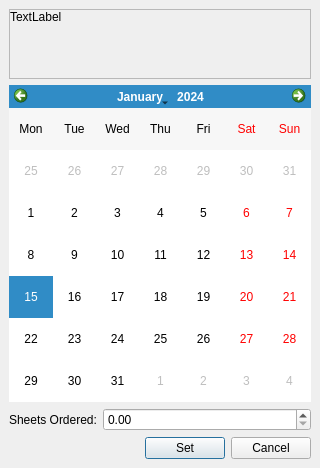
<?xml version="1.0" encoding="UTF-8"?>
<ui version="4.0">
 <class>Form</class>
 <widget class="QDialog" name="Form">
  <property name="geometry">
   <rect>
    <x>0</x>
    <y>0</y>
    <width>320</width>
    <height>468</height>
   </rect>
  </property>
  <property name="windowTitle">
   <string>Form</string>
  </property>
  <layout class="QHBoxLayout" name="horizontalLayout">
   <property name="spacing">
    <number>0</number>
   </property>
   <property name="leftMargin">
    <number>0</number>
   </property>
   <property name="topMargin">
    <number>0</number>
   </property>
   <property name="rightMargin">
    <number>0</number>
   </property>
   <property name="bottomMargin">
    <number>0</number>
   </property>
   <item>
    <widget class="QWidget" name="widget" native="true">
     <property name="contextMenuPolicy">
      <enum>Qt::ActionsContextMenu</enum>
     </property>
     <property name="autoFillBackground">
      <bool>false</bool>
     </property>
     <property name="styleSheet">
      <string notr="true"/>
     </property>
     <layout class="QVBoxLayout" name="verticalLayout_3" stretch="0">
      <property name="leftMargin">
       <number>0</number>
      </property>
      <property name="topMargin">
       <number>0</number>
      </property>
      <property name="rightMargin">
       <number>0</number>
      </property>
      <property name="bottomMargin">
       <number>0</number>
      </property>
      <item>
       <layout class="QVBoxLayout" name="verticalLayout" stretch="0,1,0,0">
        <property name="leftMargin">
         <number>9</number>
        </property>
        <property name="topMargin">
         <number>9</number>
        </property>
        <property name="rightMargin">
         <number>9</number>
        </property>
        <property name="bottomMargin">
         <number>9</number>
        </property>
        <item>
         <layout class="QHBoxLayout" name="horizontalLayout_4" stretch="0">
          <item>
           <widget class="QScrollArea" name="scrollArea">
            <property name="widgetResizable">
             <bool>true</bool>
            </property>
            <widget class="QWidget" name="scrollAreaWidgetContents">
             <property name="geometry">
              <rect>
               <x>0</x>
               <y>0</y>
               <width>298</width>
               <height>69</height>
              </rect>
             </property>
             <layout class="QVBoxLayout" name="verticalLayout_4">
              <property name="spacing">
               <number>0</number>
              </property>
              <property name="leftMargin">
               <number>0</number>
              </property>
              <property name="topMargin">
               <number>0</number>
              </property>
              <property name="rightMargin">
               <number>0</number>
              </property>
              <property name="bottomMargin">
               <number>0</number>
              </property>
              <item>
               <widget class="QLabel" name="lblMessage">
                <property name="sizePolicy">
                 <sizepolicy hsizetype="Preferred" vsizetype="Minimum">
                  <horstretch>0</horstretch>
                  <verstretch>0</verstretch>
                 </sizepolicy>
                </property>
                <property name="text">
                 <string>TextLabel</string>
                </property>
                <property name="alignment">
                 <set>Qt::AlignLeading|Qt::AlignLeft|Qt::AlignTop</set>
                </property>
                <property name="wordWrap">
                 <bool>true</bool>
                </property>
               </widget>
              </item>
             </layout>
            </widget>
           </widget>
          </item>
         </layout>
        </item>
        <item>
         <widget class="QCalendarWidget" name="calendarWidget">
          <property name="gridVisible">
           <bool>false</bool>
          </property>
          <property name="verticalHeaderFormat">
           <enum>QCalendarWidget::NoVerticalHeader</enum>
          </property>
         </widget>
        </item>
        <item>
         <layout class="QHBoxLayout" name="horizontalLayout_2" stretch="0,1">
          <item>
           <widget class="QLabel" name="label">
            <property name="text">
             <string>Sheets Ordered:</string>
            </property>
            <property name="buddy">
             <cstring>doubleSpinBox_sheets_ordered</cstring>
            </property>
           </widget>
          </item>
          <item>
           <widget class="QDoubleSpinBox" name="doubleSpinBox_sheets_ordered">
            <property name="wrapping">
             <bool>false</bool>
            </property>
            <property name="frame">
             <bool>true</bool>
            </property>
            <property name="buttonSymbols">
             <enum>QAbstractSpinBox::UpDownArrows</enum>
            </property>
            <property name="specialValueText">
             <string/>
            </property>
            <property name="showGroupSeparator" stdset="0">
             <bool>false</bool>
            </property>
            <property name="maximum">
             <double>999999.000000000000000</double>
            </property>
           </widget>
          </item>
         </layout>
        </item>
        <item>
         <layout class="QHBoxLayout" name="buttonsLayout">
          <item>
           <spacer name="horizontalSpacer">
            <property name="orientation">
             <enum>Qt::Horizontal</enum>
            </property>
            <property name="sizeHint" stdset="0">
             <size>
              <width>40</width>
              <height>20</height>
             </size>
            </property>
           </spacer>
          </item>
          <item>
           <widget class="QPushButton" name="pushButton_set">
            <property name="maximumSize">
             <size>
              <width>16777215</width>
              <height>16777215</height>
             </size>
            </property>
            <property name="text">
             <string>Set</string>
            </property>
           </widget>
          </item>
          <item>
           <widget class="QPushButton" name="pushButton_cancel">
            <property name="maximumSize">
             <size>
              <width>16777215</width>
              <height>16777215</height>
             </size>
            </property>
            <property name="text">
             <string>Cancel</string>
            </property>
           </widget>
          </item>
         </layout>
        </item>
       </layout>
      </item>
     </layout>
    </widget>
   </item>
  </layout>
 </widget>
 <tabstops>
  <tabstop>calendarWidget</tabstop>
  <tabstop>doubleSpinBox_sheets_ordered</tabstop>
  <tabstop>scrollArea</tabstop>
 </tabstops>
 <resources/>
 <connections/>
</ui>
